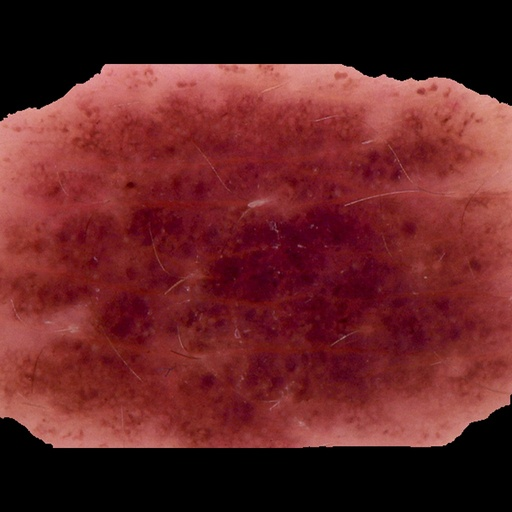
#> input picture tests/benigno.jpg, 512 x 512 px
$ python augment_skin_images.py
#> lines starting #> are read from the running program, lines starting #| are printed output that depends on the picture; after the words box and inside, x2 and y2 are one past the last pixel; in counts of white or black regions, pixels touching at a corner belong together
#> the answer given: ../../tests
#> the answer given: 3
#> in main, img is the input picture: shape (512, 512, 3); mean B, G, R 36.9, 35.7, 99.1
#!/usr/bin/env python3
# -*- coding: utf-8 -*-
"""
augment_skin_images.py
- Pergunta a pasta com imagens
- Mostra quantas imagens existem
- Pergunta o total desejado e gera augmentations ate alcancar
- Salva tudo em <pasta>/imgOutput
- Aumentacoes evitam alterar a area preta (mascara) das imagens
"""

import random, shutil
from pathlib import Path
import numpy as np
import cv2
from tqdm import tqdm

IMG_EXTS = {".jpg", ".jpeg", ".png", ".bmp", ".tif", ".tiff"}
MASK_THRESHOLD = 8  # valor minimo (0-255) para considerar o pixel como conteudo real


def list_images(folder: Path):
    return sorted([p for p in folder.iterdir() if p.suffix.lower() in IMG_EXTS])


def ensure_dir(d: Path):
    d.mkdir(parents=True, exist_ok=True)


# ================== SUPORTE A MASCARAS ==================

def compute_foreground_mask(img, threshold: int = MASK_THRESHOLD) -> np.ndarray:
    """Retorna mascara binaria (0/255) onde existe informacao real na imagem."""
#> called with threshold = 8
    if img.ndim == 2:
        base = img
    else:
        base = img[..., :3]
        if base.ndim == 3:
            base = np.max(base, axis=2)
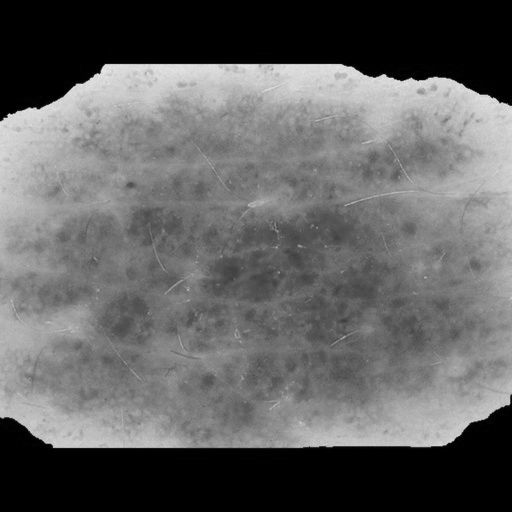
#> base: shape (512, 512); min 0, max 243, mean 99.1
    mask = (base > threshold).astype(np.uint8) * 255
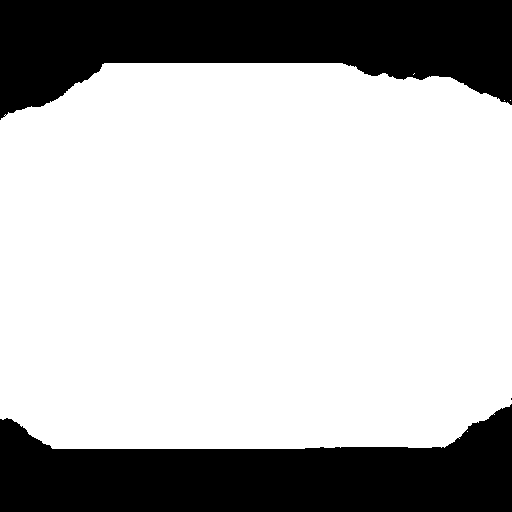
#> mask: shape (512, 512); 71.8% white; 3 black regions (1 under 20 px), largest, box (x1, y1, x2, y2) and area: (0, 0, 512, 120) 38809, (0, 404, 512, 512) 35107
    return mask


def normalize_mask(mask: np.ndarray) -> np.ndarray:
    return np.where(mask > 0, 255, 0).astype(np.uint8)


def apply_mask_zero(img: np.ndarray, mask: np.ndarray) -> np.ndarray:
    out = img.copy()
    mask_bool = mask.astype(bool)
    out[~mask_bool] = 0
    return out


def warp_image_and_mask(img: np.ndarray, mask: np.ndarray, M: np.ndarray):
    h, w = img.shape[:2]
    out = cv2.warpAffine(
        img,
        M,
        (w, h),
        flags=cv2.INTER_LINEAR,
        borderMode=cv2.BORDER_CONSTANT,
        borderValue=0,
    )
    new_mask = cv2.warpAffine(
        mask,
        M,
        (w, h),
        flags=cv2.INTER_NEAREST,
        borderMode=cv2.BORDER_CONSTANT,
        borderValue=0,
    )
    new_mask = normalize_mask(new_mask)
    out = apply_mask_zero(out, new_mask)
    return out, new_mask


# ================== AUGMENTATIONS BASICAS (OpenCV) ==================

def random_rotation(img, mask):
    ang = random.uniform(-30, 30)
    h, w = img.shape[:2]
    M = cv2.getRotationMatrix2D((w / 2, h / 2), ang, 1.0)
    return warp_image_and_mask(img, mask, M)


def random_flip(img, mask):
    r = random.random()
    if r < 0.25:
        code = 1
    elif r < 0.50:
        code = 0
    elif r < 0.60:
        code = -1
    else:
        return img, mask
    out = cv2.flip(img, code)
    new_mask = cv2.flip(mask, code)
    new_mask = normalize_mask(new_mask)
    out = apply_mask_zero(out, new_mask)
    return out, new_mask


def random_translate_zoom(img, mask):
    h, w = img.shape[:2]
    max_shift = int(0.06 * min(w, h))
    tx = random.randint(-max_shift, max_shift)
    ty = random.randint(-max_shift, max_shift)
    scale = random.uniform(0.92, 1.08)

    M = np.float32([[scale, 0, tx], [0, scale, ty]])
    return warp_image_and_mask(img, mask, M)


def random_brightness_contrast(img, mask):
    alpha = random.uniform(0.9, 1.1)
    beta = random.uniform(-15, 15)
    out = cv2.convertScaleAbs(img, alpha=alpha, beta=beta)
    out = apply_mask_zero(out, mask)
    return out, mask


def gaussian_blur_or_sharpen(img, mask):
    r = random.random()
    if r < 0.5:
        k = random.choice([3, 5, 7])
        out = cv2.GaussianBlur(img, (k, k), 0)
    else:
        kernel = np.array([[0, -1, 0], [-1, 5.2, -1], [0, -1, 0]], dtype=np.float32)
        out = cv2.filter2D(img, -1, kernel)
    out = apply_mask_zero(out, mask)
    return out, mask


def gaussian_noise(img, mask):
    mask_bool = mask.astype(bool)
    if not np.any(mask_bool):
        return apply_mask_zero(img, mask), mask
    sigma = random.uniform(5, 12)
    noise = np.random.normal(0, sigma, img.shape).astype(np.float32)
    out = img.astype(np.float32)
    out[mask_bool] = np.clip(out[mask_bool] + noise[mask_bool], 0, 255)
    out = out.astype(np.uint8)
    out = apply_mask_zero(out, mask)
    return out, mask


def salt_and_pepper(img, mask):
    mask_coords = np.column_stack(np.where(mask > 0))
    if mask_coords.size == 0:
        return apply_mask_zero(img, mask), mask

    amount = random.uniform(0.005, 0.02)
    num = int(amount * mask_coords.shape[0])
    if num == 0:
        return apply_mask_zero(img, mask), mask

    num = min(num, mask_coords.shape[0])
    idx = np.random.choice(mask_coords.shape[0], size=num, replace=False)
    chosen = mask_coords[idx]
    np.random.shuffle(chosen)
    half = num // 2
    salt_coords = chosen[:half]
    pepper_coords = chosen[half:]

    out = img.copy()
    for r, c in salt_coords:
        out[r, c] = 255
    for r, c in pepper_coords:
        out[r, c] = 0
    out = apply_mask_zero(out, mask)
    return out, mask


def augment_pipeline(img):
    """Combina transformacoes diferentes por amostra (ordem varia) respeitando a mascara."""
    mask = compute_foreground_mask(img)
    ops = [
        random_rotation,
        random_flip,
        random_translate_zoom,
        random_brightness_contrast,
        gaussian_blur_or_sharpen,
        gaussian_noise,
        salt_and_pepper,
    ]
    random.shuffle(ops)

    out = img.copy()
    cur_mask = mask
    for op in ops[: random.randint(3, 5)]:
        out, cur_mask = op(out, cur_mask)
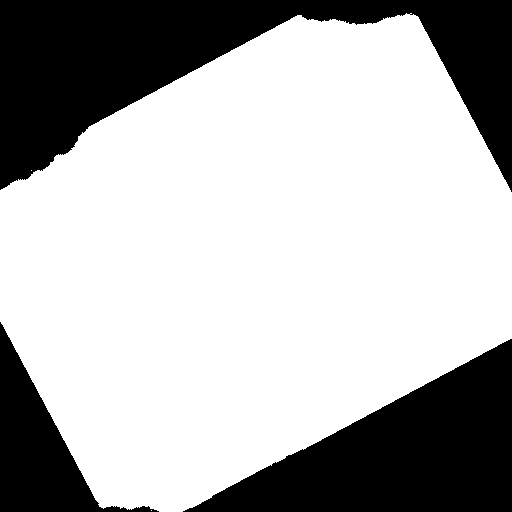
#> cur_mask: shape (512, 512); 69.5% white; 3 black regions, box (x1, y1, x2, y2) and area: (0, 0, 512, 192) 41579, (183, 339, 512, 512) 28473, (0, 322, 159, 512) 10012
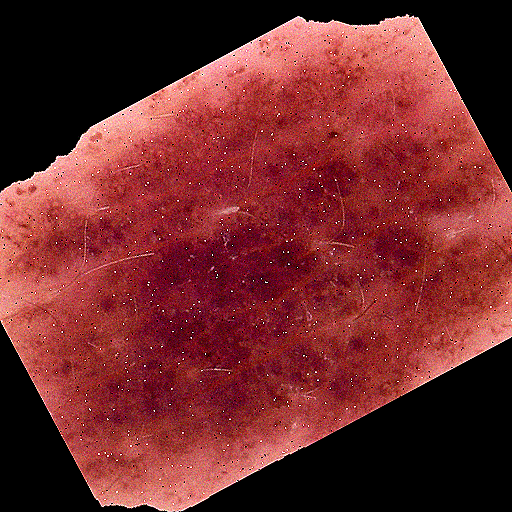
#> out: shape (512, 512, 3); mean B, G, R 42.1, 40.9, 112.8
    out = apply_mask_zero(out, cur_mask)
    return out


# ====================================================================

def main():
    folder = Path(input("Digite o caminho da pasta com as imagens: ").strip('" ').strip())
    if not folder.exists():
        print("Pasta nao encontrada.")
        return

    imgs = list_images(folder)
    n = len(imgs)
    print(f"Encontradas {n} imagens.")

    try:
        desired = int(input("Quantas imagens voce quer ter ao final (originais + aumentadas)? ").strip())
    except ValueError:
        print("Valor invalido.")
        return

    if desired < n:
        print("O total desejado e menor que o numero de originais; nada a fazer.")
        return

    out_dir = folder / "imgOutput"
    ensure_dir(out_dir)

    needed = desired - n
    if needed == 0:
        print("Ja atingiu o total desejado. Concluido.")
        return

    print(f"Gerando {needed} imagens de augmentation...")
    i = 0
    while i < needed:
        src = random.choice(imgs)
        img = cv2.imread(str(src), cv2.IMREAD_UNCHANGED)
        if img is None:
            print("Falha ao ler:", src)
            continue

        aug = augment_pipeline(img)
        name = f"aug_{i:05d}_{src.stem}.png"
        cv2.imwrite(str(out_dir / name), aug)
        i += 1

    print("Concluido! Veja a pasta:", out_dir.resolve())


if __name__ == "__main__":
    random.seed()
    np.random.seed(None)
    main()
